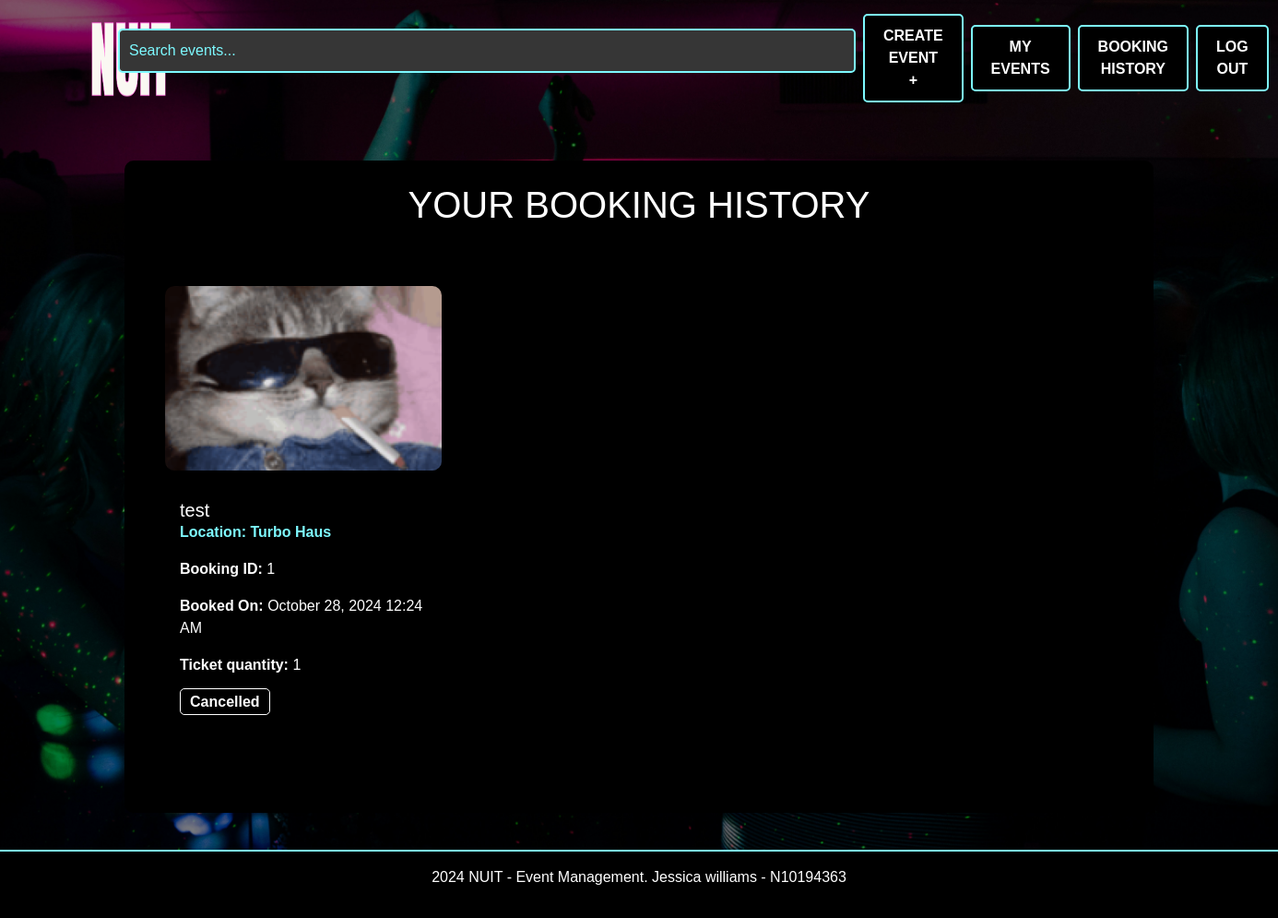
Screenshot of /booking_history (signed in) with the database file from the repository.
### website/models.py (models this page shows)
class Booking(db.Model):
    id = db.Column(db.Integer, primary_key=True)
    quantity = db.Column(db.Integer, nullable=False)
    booking_date = db.Column(db.DateTime, default=datetime.now(timezone.utc))
    user_id = db.Column(db.Integer, db.ForeignKey('user.id'), nullable=False)
    event_id = db.Column(db.Integer, db.ForeignKey('event.id'), nullable=False)

class Event(db.Model):
    id = db.Column(db.Integer, primary_key=True)
    name = db.Column(db.String(100), nullable=False)
    location = db.Column(db.String(100), nullable=False)
    date = db.Column(db.DateTime, nullable=False)
    description = db.Column(db.Text, nullable=True)
    available_tickets = db.Column(db.Integer, nullable=False)
    categories = db.Column(db.String(200), nullable=False)
    status = db.Column(db.String(200), default="Tickets available", nullable=False)
    image = db.Column(db.String(100), nullable=True)
    creator_id = db.Column(db.Integer, db.ForeignKey('user.id'), nullable=False)
    comments = db.relationship('Comment', backref='event', lazy=True)
    bookings = db.relationship('Booking', backref='event', lazy=True)

### website/views.py (the view)
@main_bp.route('/booking_history')
@login_required
def booking_history():
    bookings = Booking.query.filter_by(user_id=current_user.id).all()
    print("Retrieved bookings:", bookings)
    return render_template('booking_history.html', bookings=bookings)

### website/__init__.py (called while the page is built)
def create_app():
    app = Flask(__name__)  # this is the name of the module/package that is calling this app
    app.debug = True
    app.secret_key = 'somesecretkey'
    app.config['SQLALCHEMY_DATABASE_URI'] = 'sqlite:///sitedata.sqlite'
    db.init_app(app)
    Bootstrap5(app)
    login_manager = LoginManager()
    login_manager.login_view = 'auth.login'
    login_manager.init_app(app)
    UPLOAD_FOLDER = 'website/static/img'
    app.config['UPLOAD_FOLDER'] = UPLOAD_FOLDER
    from .models import User
    @login_manager.user_loader
    def load_user(user_id):
       return db.session.scalar(db.select(User).where(User.id==user_id))
    from . import views
    app.register_blueprint(views.main_bp)
    from . import auth
    app.register_blueprint(auth.auth_bp)
    from .events import event_bp
    app.register_blueprint(event_bp)
    return app

### website/templates/booking_history.html (shortened to what this page needs)
{% extends "base.html" %} {% from "bootstrap5/form.html" import render_form %}
{% block content %}
<div class="container mt-5">
  <div class="section-background p-4">
    <h1 class="text-center">YOUR BOOKING HISTORY</h1>
    {% if bookings %}
    <div class="row mt-4">
      {% for booking in bookings %}
      <div class="col-md-6 col-lg-4 mb-4">
        <div class="event-card mb-4">
          <img
            src="{{ url_for('static', filename=booking.event.image.replace('website/static/', '')) }}"
            alt="Event Image"
            class="card-img-top"
            style="max-height: 200px; object-fit: cover"
          />
          <div class="p-3">
            <h5 class="card-title">{{ booking.event.name }}</h5>
            <p class="location">
              <strong>Location:</strong> {{ booking.event.location }}
            </p>
            <p><strong>Booking ID:</strong> {{ booking.id }}</p>
            <p>
              <strong>Booked On:</strong> {{ booking.booking_date.strftime('%B
              %d, %Y %I:%M %p') }}
            </p>
            <p><strong>Ticket quantity:</strong> {{ booking.quantity }}</p>
            {% if booking.event.status == 'Sold Out' %}
            <span class="event-status status-sold-out">Sold Out</span>
            {% elif booking.event.status == 'Tickets Available' %}
            <span class="event-status status-open">Tickets Available</span>
            {% elif booking.event.status == 'Cancelled' %}
            <span class="event-status status-cancelled">Cancelled</span>
            {% elif booking.event.status == 'Inactive' %}
            <span class="event-status status-inactive">Inactive</span>
            {% endif %}
          </div>
        </div>
        </div>
        {% endfor %}
      </div>
      {% else %}
      <p class="text-center mt-5">
        What are you waiting for? Go book a party! 🥳
      </p>
      {% endif %}
    </div>
  </div>
  {% endblock %}

### website/static/css/styles.css (style rules this page uses)
body, h1, h2, h3, h4, h5, h6, p, a, button, input, footer, .search-bar { font-family: Verdana, Geneva, sans-serif; }
html, body { height: 100%; margin: 0; }
body { display: flex; flex-direction: column; justify-content: space-between; }
.event-status { font-weight: bold; padding: 5px 10px; border-radius: 5px; background-color: black; border: 1px solid; }
.status-cancelled { color: white; border-color: white; }
.event-card { background-color: #000000; border-radius: 10px; padding: 20px; margin: 20px 0; }
.event-card img { width: 100%; height: 200px; object-fit: cover; border-radius: 10px; margin-bottom: 15px; }
.location { color: #7DF9FF; font-weight: bold; }
body { background-image: url('../img/background.jpg'); background-size: cover; background-position: center; background-repeat: no-repeat; background-attachment: fixed; color: white; position: relative; z-index: 0; }
body::before { content: ""; position: fixed; top: 0; left: 0; width: 100%; height: 100%; background-color: rgba(0, 0, 0, 0.5); z-index: -1; }
.section-background { background-color: black; padding: 40px 20px; margin-bottom: 40px; border-radius: 10px; }

### rows the page displays
Booking: image (picture), event.name "test", event.location "Turbo Haus", id "1", booking_date "October 28, 2024 12:24 AM", quantity "1"
